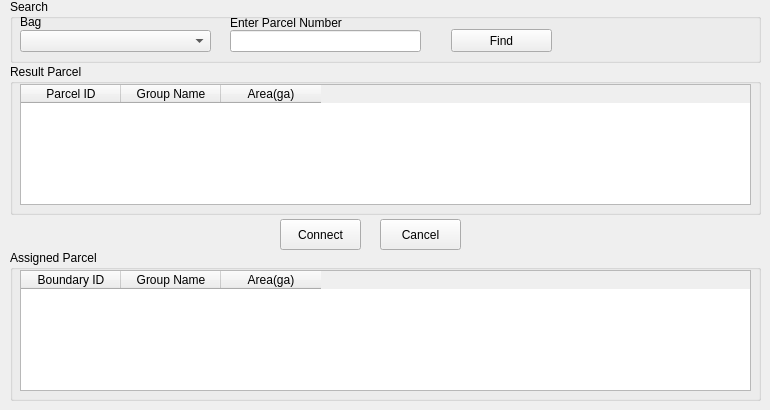
   <widget class="QWidget" name="boundary_tab">
    <attribute name="title">
     <string>PUG Boundary</string>
    </attribute>
    <widget class="QGroupBox" name="search_group_box_2">
     <property name="geometry">
      <rect>
       <x>10</x>
       <y>-1</y>
       <width>751</width>
       <height>64</height>
      </rect>
     </property>
     <property name="title">
      <string>Search</string>
     </property>
     <widget class="QLineEdit" name="search_boundary_num_edit">
      <property name="geometry">
       <rect>
        <x>220</x>
        <y>31</y>
        <width>191</width>
        <height>22</height>
       </rect>
      </property>
     </widget>
     <widget class="QPushButton" name="find_boundary_number_button">
      <property name="geometry">
       <rect>
        <x>441</x>
        <y>30</y>
        <width>101</width>
        <height>23</height>
       </rect>
      </property>
      <property name="text">
       <string>Find</string>
      </property>
     </widget>
     <widget class="QLabel" name="label_15">
      <property name="geometry">
       <rect>
        <x>220</x>
        <y>16</y>
        <width>241</width>
        <height>16</height>
       </rect>
      </property>
      <property name="text">
       <string>Enter Parcel Number</string>
      </property>
     </widget>
     <widget class="QComboBox" name="bag_boundary_cbox">
      <property name="geometry">
       <rect>
        <x>10</x>
        <y>31</y>
        <width>191</width>
        <height>22</height>
       </rect>
      </property>
     </widget>
     <widget class="QLabel" name="label_17">
      <property name="geometry">
       <rect>
        <x>10</x>
        <y>15</y>
        <width>181</width>
        <height>16</height>
       </rect>
      </property>
      <property name="text">
       <string>Bag</string>
      </property>
     </widget>
    </widget>
    <widget class="QPushButton" name="boundary_remove_button">
     <property name="geometry">
      <rect>
       <x>380</x>
       <y>219</y>
       <width>81</width>
       <height>31</height>
      </rect>
     </property>
     <property name="text">
      <string>Cancel</string>
     </property>
    </widget>
    <widget class="QGroupBox" name="assigned_group_box_3">
     <property name="geometry">
      <rect>
       <x>10</x>
       <y>64</y>
       <width>751</width>
       <height>151</height>
      </rect>
     </property>
     <property name="title">
      <string>Result Parcel</string>
     </property>
     <widget class="QTableWidget" name="result_boundary_twidget">
      <property name="geometry">
       <rect>
        <x>10</x>
        <y>20</y>
        <width>731</width>
        <height>121</height>
       </rect>
      </property>
      <column>
       <property name="text">
        <string>Parcel ID</string>
       </property>
      </column>
      <column>
       <property name="text">
        <string>Group Name</string>
       </property>
      </column>
      <column>
       <property name="text">
        <string>Area(ga)</string>
       </property>
      </column>
     </widget>
    </widget>
    <widget class="QPushButton" name="boundary_add_button">
     <property name="geometry">
      <rect>
       <x>280</x>
       <y>219</y>
       <width>81</width>
       <height>31</height>
      </rect>
     </property>
     <property name="sizePolicy">
      <sizepolicy hsizetype="Minimum" vsizetype="Fixed">
       <horstretch>0</horstretch>
       <verstretch>0</verstretch>
      </sizepolicy>
     </property>
     <property name="baseSize">
      <size>
       <width>0</width>
       <height>0</height>
      </size>
     </property>
     <property name="text">
      <string>Connect</string>
     </property>
    </widget>
    <widget class="QGroupBox" name="assigned_group_box_4">
     <property name="geometry">
      <rect>
       <x>10</x>
       <y>250</y>
       <width>751</width>
       <height>151</height>
      </rect>
     </property>
     <property name="title">
      <string>Assigned Parcel</string>
     </property>
     <widget class="QTableWidget" name="assigned_boundary_twidget">
      <property name="geometry">
       <rect>
        <x>10</x>
        <y>20</y>
        <width>731</width>
        <height>121</height>
       </rect>
      </property>
      <column>
       <property name="text">
        <string>Boundary ID</string>
       </property>
      </column>
      <column>
       <property name="text">
        <string>Group Name</string>
       </property>
      </column>
      <column>
       <property name="text">
        <string>Area(ga)</string>
       </property>
      </column>
     </widget>
    </widget>
   </widget>
